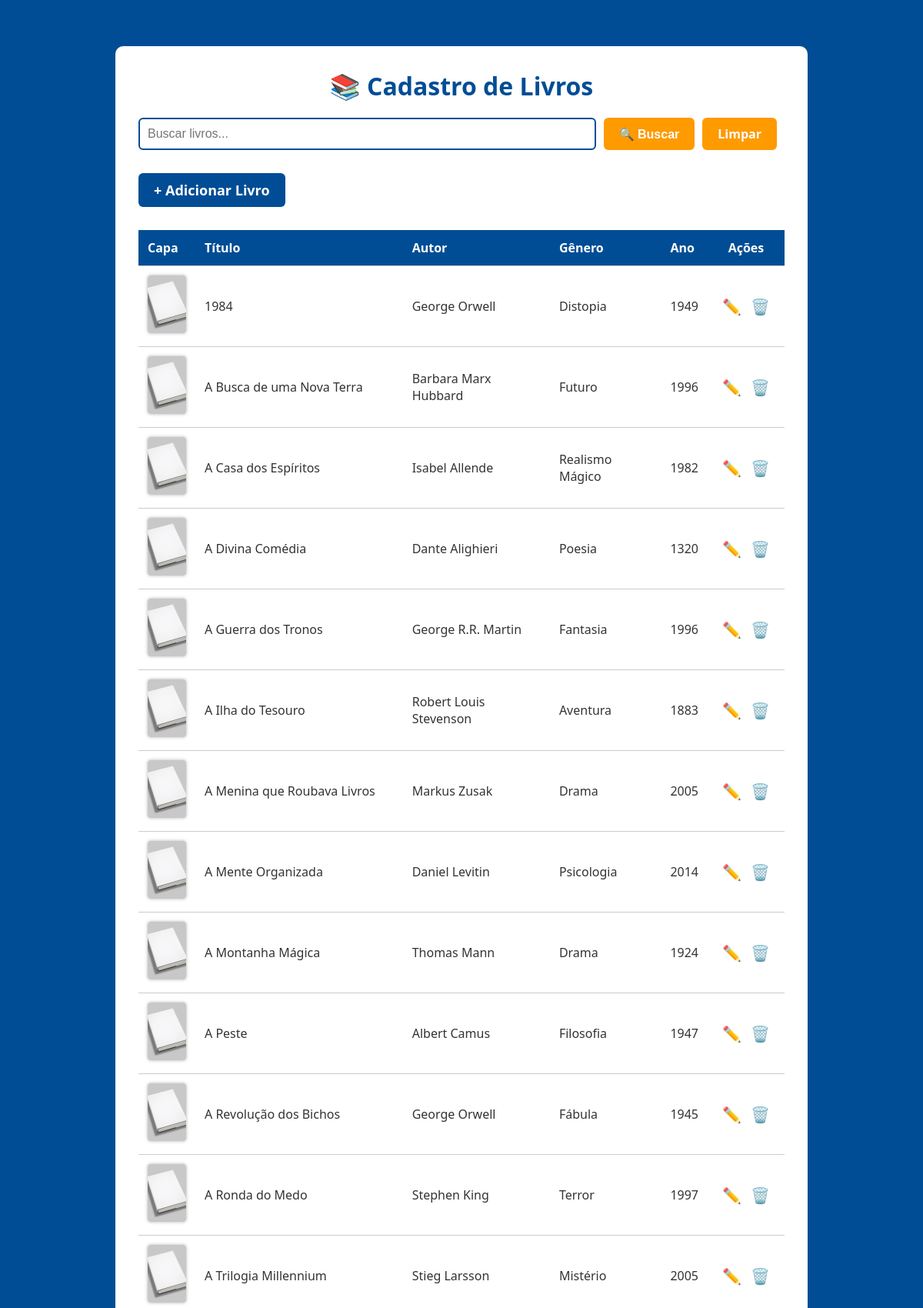
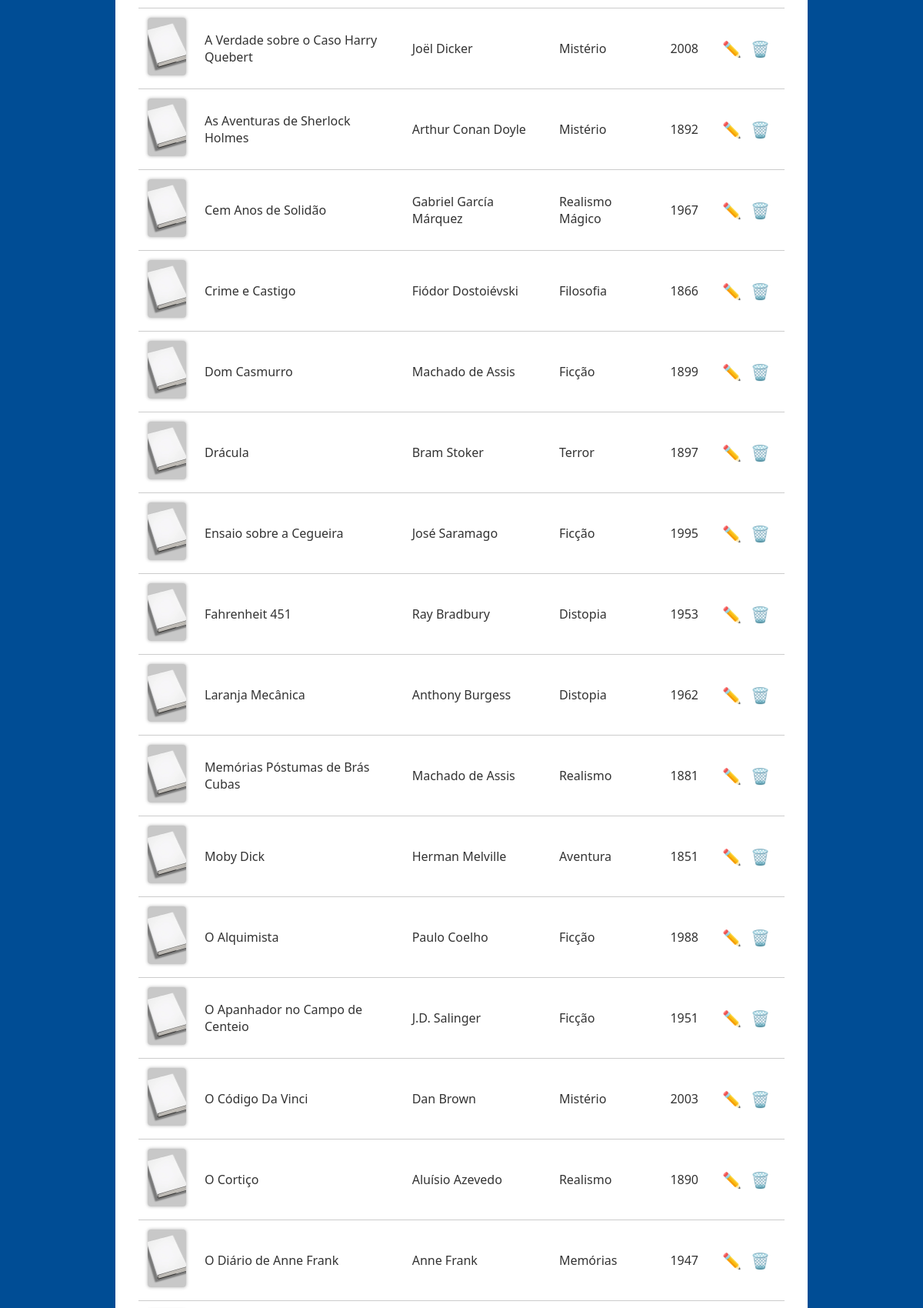
The page / (upper part) on the database its author committed (2 pictures, top to bottom).
### tables this page shows
CREATE TABLE IF NOT EXISTS `livros` (
  `id` int(11) NOT NULL AUTO_INCREMENT,
  `titulo` varchar(255) NOT NULL,
  `autor` varchar(255) NOT NULL,
  `genero` varchar(100) NOT NULL,
  `ano` int(11) NOT NULL,
  `capa` varchar(255) DEFAULT '../assets/img/default.jpg',
  PRIMARY KEY (`id`)
);

### index.php (the view, shortened to what this page needs)
<?php
require_once __DIR__ . '/includes/db.php';
$busca = isset($_GET['busca']) ? $_GET['busca'] : '';
if (!empty($busca)) {
    $sql = "SELECT * FROM livros
            WHERE titulo LIKE ?
               OR autor LIKE ?
               OR genero LIKE ?
            ORDER BY titulo ASC";
    $stmt = $conn->prepare($sql);
    $like = "%$busca%";
    $stmt->bind_param("sss", $like, $like, $like);
} else {
    $sql = "SELECT * FROM livros ORDER BY titulo ASC";
    $stmt = $conn->prepare($sql);
}
$stmt->execute();
$result = $stmt->get_result();
$livros = $result->fetch_all(MYSQLI_ASSOC);
$capa_padrao = "assets/img/default.jpg";
?>
<!DOCTYPE html>
<html lang="pt-BR">
<head>
    <link rel="stylesheet" href="assets/css/style.css">
</head>
<body>
    <div class="container">
        <h1>📚 Cadastro de Livros</h1>
        <form method="GET" action="" class="search-form">
            <input type="text" name="busca" placeholder="Buscar livros..." value="<?= htmlspecialchars($busca) ?>">
            <button type="submit">🔍 Buscar</button>
            <a class="button" href="index.php">Limpar</a>
        </form>
        <a href="views/adicionar.php" class="btn-adicionar">+ Adicionar Livro</a>
        <?php if (count($livros) > 0): ?>
            <table>
                <thead>
                    <tr>
                        <th>Capa</th>
                        <th>Título</th>
                        <th>Autor</th>
                        <th>Gênero</th>
                        <th>Ano</th>
                        <th class="acoes">Ações</th>
                    </tr>
                </thead>
                <tbody>
                    <?php foreach ($livros as $livro): ?>
                        <?php
                        $temCapa = isset($livro['capa_url']) && trim($livro['capa_url']) !== '';
                        $caminhoCapa = $temCapa ? $livro['capa_url'] : $capa_padrao;
                        ?>
                        <tr>
                            <td class="capa-cell">
                                <img src="<?= htmlspecialchars($caminhoCapa) ?>"
                                    alt="Capa"
                                    class="livro-capa"
                                    onerror="this.onerror=null;this.src='<?= $capa_padrao ?>';">
                            </td>
                            <td><?= htmlspecialchars($livro['titulo']) ?></td>
                            <td><?= htmlspecialchars($livro['autor']) ?></td>
                            <td><?= htmlspecialchars($livro['genero']) ?></td>
                            <td><?= htmlspecialchars($livro['ano']) ?></td>
                            <td class="acoes">
                                <a href="views/editar.php?id=<?= $livro['id'] ?>">✏️</a>
                                <a href="views/excluir.php?id=<?= $livro['id'] ?>" onclick="return confirm('Tem certeza que deseja excluir este livro?')">🗑️</a>
                            </td>
                        </tr>
                    <?php endforeach; ?>
                </tbody>
            </table>
        <?php else: ?>
            <p>Nenhum livro encontrado.</p>
        <?php endif; ?>
    </div>
</body>
</html>

### assets/css/style.css (style rules this page uses)
* { margin: 0; padding: 0; box-sizing: border-box; }
body { font-family: "Segoe UI", Tahoma, Geneva, Verdana, sans-serif; background: #004d95; color: #333; padding: 20px; }
.container { background-color: #fff; border-radius: 10px; max-width: 900px; margin: 40px auto; padding: 30px; }
h1 { color: #004d95; margin-bottom: 20px; text-align: center; }
.search-form { display: flex; gap: 10px; margin-bottom: 30px; }
.search-form input[type="text"] { flex: 1; padding: 10px; border: 2px solid #004d95; border-radius: 6px; font-size: 16px; }
.search-form button, .button { padding: 10px 20px; background-color: #ff9a00; border: none; border-radius: 6px; font-weight: bold; font-size: 16px; color: #fff; cursor: pointer; transition: background-color 0.3s; }
.btn-adicionar { display: inline-block; background-color: #004d95; color: white; padding: 10px 20px; border-radius: 6px; text-decoration: none; font-weight: bold; transition: background-color 0.3s; margin-bottom: 20px; }
td.acoes, th.acoes { text-align: center; width: 100px; }
td.acoes a { display: inline-block; margin: 0 4px; font-size: 20px; }
table { width: 100%; border-collapse: collapse; margin-top: 10px; }
thead { background-color: #004d95; color: white; }
th, td { padding: 12px; text-align: left; border-bottom: 1px solid #ccc; }
a { text-decoration: none; color: #004d95; margin-right: 10px; font-size: 18px; }
.livro-capa { width: 50px; height: 75px; object-fit: cover; border-radius: 4px; box-shadow: 0 0 4px rgba(0, 0, 0, 0.3); }
table td.capa-cell { text-align: center; }

### rows shown on the page
livros: titulo "1984", autor "George Orwell", genero "Distopia", ano "1949"
livros: titulo "A Busca de uma Nova Terra", autor "Barbara Marx Hubbard", genero "Futuro", ano "1996"
livros: titulo "A Casa dos Espíritos", autor "Isabel Allende", genero "Realismo Mágico", ano "1982"
livros: titulo "A Divina Comédia", autor "Dante Alighieri", genero "Poesia", ano "1320"
livros: titulo "A Guerra dos Tronos", autor "George R.R. Martin", genero "Fantasia", ano "1996"
livros: titulo "A Ilha do Tesouro", autor "Robert Louis Stevenson", genero "Aventura", ano "1883"
livros: titulo "A Menina que Roubava Livros", autor "Markus Zusak", genero "Drama", ano "2005"
livros: titulo "A Mente Organizada", autor "Daniel Levitin", genero "Psicologia", ano "2014"
livros: titulo "A Montanha Mágica", autor "Thomas Mann", genero "Drama", ano "1924"
livros: titulo "A Peste", autor "Albert Camus", genero "Filosofia", ano "1947"
livros: titulo "A Revolução dos Bichos", autor "George Orwell", genero "Fábula", ano "1945"
livros: titulo "A Ronda do Medo", autor "Stephen King", genero "Terror", ano "1997"
livros: titulo "A Trilogia Millennium", autor "Stieg Larsson", genero "Mistério", ano "2005"
livros: titulo "A Verdade sobre o Caso Harry Quebert", autor "Joël Dicker", genero "Mistério", ano "2008"
livros: titulo "As Aventuras de Sherlock Holmes", autor "Arthur Conan Doyle", genero "Mistério", ano "1892"
livros: titulo "Cem Anos de Solidão", autor "Gabriel García Márquez", genero "Realismo Mágico", ano "1967"
livros: titulo "Crime e Castigo", autor "Fiódor Dostoiévski", genero "Filosofia", ano "1866"
livros: titulo "Dom Casmurro", autor "Machado de Assis", genero "Ficção", ano "1899"
livros: titulo "Drácula", autor "Bram Stoker", genero "Terror", ano "1897"
livros: titulo "Ensaio sobre a Cegueira", autor "José Saramago", genero "Ficção", ano "1995"
livros: titulo "Fahrenheit 451", autor "Ray Bradbury", genero "Distopia", ano "1953"
livros: titulo "Laranja Mecânica", autor "Anthony Burgess", genero "Distopia", ano "1962"
livros: titulo "Memórias Póstumas de Brás Cubas", autor "Machado de Assis", genero "Realismo", ano "1881"
livros: titulo "Moby Dick", autor "Herman Melville", genero "Aventura", ano "1851"
livros: titulo "O Alquimista", autor "Paulo Coelho", genero "Ficção", ano "1988"
livros: titulo "O Apanhador no Campo de Centeio", autor "J.D. Salinger", genero "Ficção", ano "1951"
livros: titulo "O Código Da Vinci", autor "Dan Brown", genero "Mistério", ano "2003"
livros: titulo "O Cortiço", autor "Aluísio Azevedo", genero "Realismo", ano "1890"
livros: titulo "O Diário de Anne Frank", autor "Anne Frank", genero "Memórias", ano "1947"
